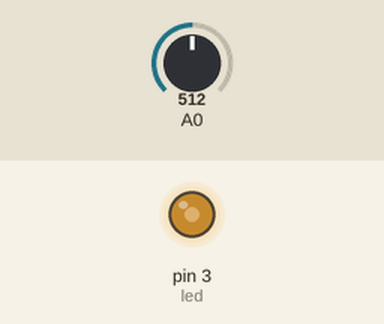
Recording of a sketch running on a simulated Arduino Uno, built with avr-gcc and run on an emulated ATmega328P. Parts: output pins drawn as LEDs (lit = HIGH). Inputs (shaded band) come from the test bench; at power-on: A0 = 512.

Above: at 1.2 s.
1.3 s: A0 set to 716
At 2.4 s:
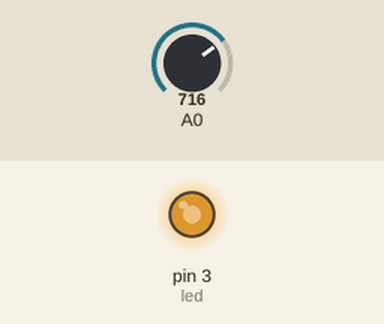
2.8 s: A0 set to 900
At 3.5 s:
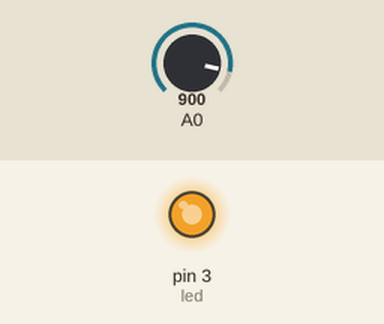
4.3 s: A0 set to 122
At 4.7 s:
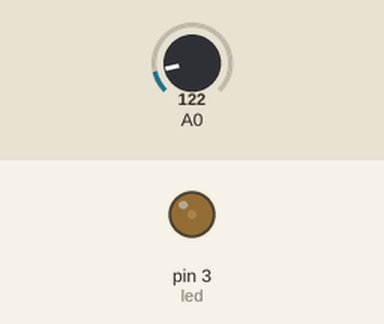
5.8 s: A0 set to 0
At 7.0 s:
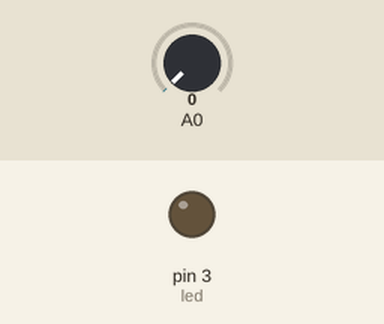
Timing chart, 0 to 8.3 s (numbered marks = the images above; inputs shaded):
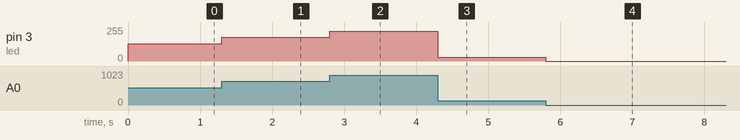

Measured:
- after the input at 1.3 s, pin 3 (led): 128/255 → 179/255 at once
- after the input at 2.8 s, pin 3 (led): 179/255 → 225/255 at once
- after the input at 4.3 s, pin 3 (led): 225/255 → 30/255 at once
- after the input at 5.8 s, pin 3 (led): 30/255 → 0/255 at once

The sketch:

AD_PWM.ino
```cpp
const int led = 3;           // the PWM pin the LED is attached to

void setup() {
  pinMode(led, OUTPUT);
}

void loop() {
  analogWrite(led, analogRead(A0)>>2);
}
```
